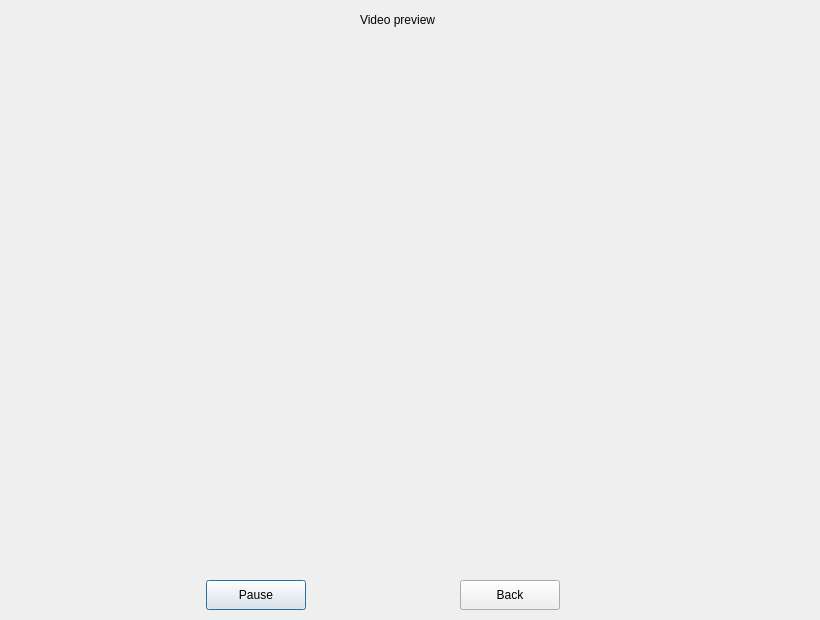
<?xml version="1.0" encoding="UTF-8"?>
<ui version="4.0">
 <class>playvideo</class>
 <widget class="QDialog" name="playvideo">
  <property name="geometry">
   <rect>
    <x>0</x>
    <y>0</y>
    <width>820</width>
    <height>620</height>
   </rect>
  </property>
  <property name="windowTitle">
   <string>Dialog</string>
  </property>
  <widget class="QLabel" name="headLabel">
   <property name="geometry">
    <rect>
     <x>360</x>
     <y>10</y>
     <width>170</width>
     <height>20</height>
    </rect>
   </property>
   <property name="text">
    <string>Video preview</string>
   </property>
  </widget>
  <widget class="QPushButton" name="stopButton">
   <property name="geometry">
    <rect>
     <x>206</x>
     <y>580</y>
     <width>100</width>
     <height>30</height>
    </rect>
   </property>
   <property name="text">
    <string>Pause</string>
   </property>
  </widget>
  <widget class="QPushButton" name="quitButton">
   <property name="geometry">
    <rect>
     <x>460</x>
     <y>580</y>
     <width>100</width>
     <height>30</height>
    </rect>
   </property>
   <property name="text">
    <string>Back</string>
   </property>
  </widget>
  <widget class="QLabel" name="showVideo">
   <property name="geometry">
    <rect>
     <x>90</x>
     <y>60</y>
     <width>640</width>
     <height>480</height>
    </rect>
   </property>
   <property name="text">
    <string/>
   </property>
  </widget>
  <widget class="QLabel" name="videoName">
   <property name="geometry">
    <rect>
     <x>320</x>
     <y>550</y>
     <width>181</width>
     <height>20</height>
    </rect>
   </property>
   <property name="text">
    <string/>
   </property>
  </widget>
 </widget>
 <resources/>
 <connections/>
</ui>
